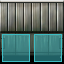

Below is a game level as drawn by its tile map, then a one-line description and the .tmx that defines it (tile-layer data replaced by summaries):
An orthogonal 2x2 tile map with 32x32 px tiles, 2 tile layers (objects, collision), 1 hidden layer not drawn, 6 tilesets.

<map version="1.0" orientation="orthogonal" width="2" height="2" tilewidth="32" tileheight="32">
 <tileset firstgid="1" name="furniture-modern" tilewidth="32" tileheight="32">
  <image source="../maps/graphics/tiles/furniture-modern.png" width="512" height="512" />
 </tileset>
 <tileset firstgid="257" name="furniture-placement" tilewidth="32" tileheight="32">
  <image source="../maps/graphics/tiles/furniture-placement.png" width="64" height="64" />
  <tile id="2">
   <properties>
    <property name="constraint" value="ground" />
   </properties>
  </tile>
  <tile id="3">
   <properties>
    <property name="constraint" value="wall" />
   </properties>
  </tile>
 </tileset>
 <tileset firstgid="261" name="collision" tilewidth="32" tileheight="32">
  <image source="../maps/graphics/tiles/collision.png" width="64" height="32" />
  <tile id="0">
   <properties>
    <property name="collision" value="short" />
   </properties>
  </tile>
 </tileset>
 <tileset firstgid="263" name="furniture-lab" tilewidth="32" tileheight="32">
  <image source="../maps/graphics/tiles/furniture-lab.png" width="512" height="512" />
 </tileset>
 <tileset firstgid="519" name="future-obj3" tilewidth="32" tileheight="32">
  <image source="../image-atlases/future-obj3.png" width="512" height="512" />
 </tileset>
 <tileset firstgid="775" name="future-obj4" tilewidth="32" tileheight="32">
  <image source="../image-atlases/future-obj4.png" width="512" height="512" />
 </tileset>
 <layer name="objects" width="2" height="2">
  <data>[4 cells, 4 non-empty, 4 distinct tile ids]</data>
 </layer>
 <layer name="constraints" width="2" height="2" visible="0">
  <data>[4 cells, 4 non-empty, 2 distinct tile ids]</data>
 </layer>
 <layer name="collision" width="2" height="2">
  <data>[4 cells, 2 non-empty, 1 distinct tile ids]</data>
 </layer>
</map>
